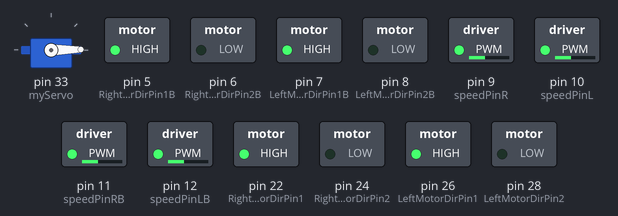
A sketch run on a simulated Arduino Mega 2560, built with avr-gcc and run on an emulated ATmega2560. Shown: servo, switched loads named in the sketch (green lamp = pin HIGH).

Above: at 6.05 s.
At 10.1 s:
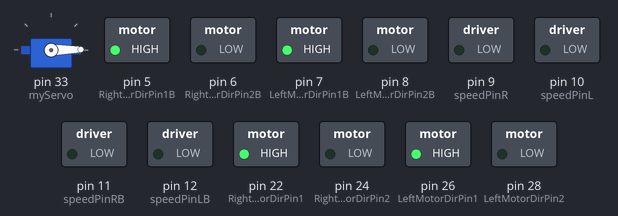
Timing chart, 0 to 10.7 s (numbered marks = the images above):
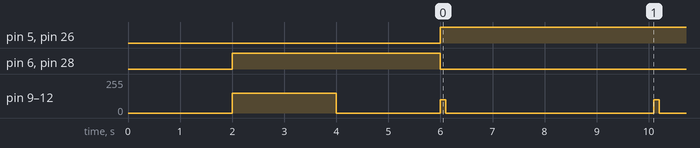

Measured:
- by itself, pin 5 (RightMotorDirPin1B), pin 26 (LeftMotorDirPin1): LOW → HIGH at 6.0 s
- by itself, pin 6 (RightMotorDirPin2B), pin 28 (LeftMotorDirPin2): HIGH → LOW at 6.0 s
- by itself, pin 9 (speedPinR), pin 10 (speedPinL), pin 11 (speedPinRB), pin 12 (speedPinLB): repeats every 4.1 s: 100/255 0.10 s, 0/255 4.0 s

The sketch:

SidewaysForwardPrint.ino.ino
```cpp
#include <Servo.h>
#define SPEED 100 //150
#define TURN_SPEED 60
#define speedPinR 9   //  Front Wheel PWM pin connect Right MODEL-X ENA
#define RightMotorDirPin1  22    //Front Right Motor direction pin 1 to Right MODEL-X IN1  (K1)
#define RightMotorDirPin2  24   //Front Right Motor direction pin 2 to Right MODEL-X IN2   (K1)
#define LeftMotorDirPin1  26    //Front Left Motor direction pin 1 to Right MODEL-X IN3 (K3)
#define LeftMotorDirPin2  28   //Front Left Motor direction pin 2 to Right MODEL-X IN4 (K3)
#define speedPinL 10   //  Front Wheel PWM pin connect Right MODEL-X ENB

#define speedPinRB 11   //  Rear Wheel PWM pin connect Left MODEL-X ENA
#define RightMotorDirPin1B  5    //Rear Right Motor direction pin 1 to Left  MODEL-X IN1 ( K1)
#define RightMotorDirPin2B 6    //Rear Right Motor direction pin 2 to Left  MODEL-X IN2 ( K1)
#define LeftMotorDirPin1B 7    //Rear Left Motor direction pin 1 to Left  MODEL-X IN3  (K3)
#define LeftMotorDirPin2B 8  //Rear Left Motor direction pin 2 to Left  MODEL-X IN4 (K3)
#define speedPinLB 12    //  Rear Wheel PWM pin connect Left MODEL-X ENB
Servo myServo; // Create Servo object to control the servo

/*motor control*/
void go_advance(int speed){
   RL_fwd(speed);
   RR_fwd(speed);
   FR_fwd(speed);
   FL_fwd(speed);
}
void go_back(int speed){
   RL_bck(speed);
   RR_bck(speed);
   FR_bck(speed);
   FL_bck(speed);
}
void right_shift(int speed_fl_fwd,int speed_rl_bck ,int speed_rr_fwd,int speed_fr_bck) {
  FL_fwd(speed_fl_fwd);
  RL_bck(speed_rl_bck);
  RR_fwd(speed_rr_fwd);
  FR_bck(speed_fr_bck);
}
void left_shift(int speed_fl_bck,int speed_rl_fwd ,int speed_rr_bck,int speed_fr_fwd){
   FL_bck(speed_fl_bck);
   RL_fwd(speed_rl_fwd);
   RR_bck(speed_rr_bck);
   FR_fwd(speed_fr_fwd);
}

void left_turn(int speed){
   RL_bck(0);
   RR_fwd(speed);
   FR_fwd(speed);
   FL_bck(0);
}
void right_turn(int speed){
   RL_fwd(speed);
   RR_bck(0);
   FR_bck(0);
   FL_fwd(speed);
}
void left_back(int speed){
   RL_fwd(0);
   RR_bck(speed);
   FR_bck(speed);
   FL_fwd(0);
}
void right_back(int speed){
   RL_bck(speed);
   RR_fwd(0);
   FR_fwd(0);
   FL_bck(speed);
}
void clockwise(int speed){
   RL_fwd(speed);
   RR_bck(speed);
   FR_bck(speed);
   FL_fwd(speed);
}
void countclockwise(int speed){
   RL_bck(speed);
   RR_fwd(speed);
   FR_fwd(speed);
   FL_bck(speed);
}


void FR_fwd(int speed)  //front-right wheel forward turn
{
  digitalWrite(RightMotorDirPin1,HIGH);
  digitalWrite(RightMotorDirPin2,LOW);
  analogWrite(speedPinR,speed);
}
void FR_bck(int speed) // front-right wheel backward turn
{
  digitalWrite(RightMotorDirPin1,LOW);
  digitalWrite(RightMotorDirPin2,HIGH);
  analogWrite(speedPinR,speed);
}
void FL_fwd(int speed) // front-left wheel forward turn
{
  digitalWrite(LeftMotorDirPin1,HIGH);
  digitalWrite(LeftMotorDirPin2,LOW);
  analogWrite(speedPinL,speed);
}
void FL_bck(int speed) // front-left wheel backward turn
{
  digitalWrite(LeftMotorDirPin1,LOW);
  digitalWrite(LeftMotorDirPin2,HIGH);
  analogWrite(speedPinL,speed);
}

void RR_fwd(int speed)  //rear-right wheel forward turn
{
  digitalWrite(RightMotorDirPin1B, HIGH);
  digitalWrite(RightMotorDirPin2B,LOW);
  analogWrite(speedPinRB,speed);
}
void RR_bck(int speed)  //rear-right wheel backward turn
{
  digitalWrite(RightMotorDirPin1B, LOW);
  digitalWrite(RightMotorDirPin2B,HIGH);
  analogWrite(speedPinRB,speed);
}
void RL_fwd(int speed)  //rear-left wheel forward turn
{
  digitalWrite(LeftMotorDirPin1B,HIGH);
  digitalWrite(LeftMotorDirPin2B,LOW);
  analogWrite(speedPinLB,speed);
}
void RL_bck(int speed)    //rear-left wheel backward turn
{
  digitalWrite(LeftMotorDirPin1B,LOW);
  digitalWrite(LeftMotorDirPin2B,HIGH);
  analogWrite(speedPinLB,speed);
}

void stop_Stop()    //Stop
{
  analogWrite(speedPinLB,0);
  analogWrite(speedPinRB,0);
  analogWrite(speedPinL,0);
  analogWrite(speedPinR,0);
}


//Pins initialize
void init_GPIO()
{
  pinMode(RightMotorDirPin1, OUTPUT);
  pinMode(RightMotorDirPin2, OUTPUT);
  pinMode(speedPinL, OUTPUT);

  pinMode(LeftMotorDirPin1, OUTPUT);
  pinMode(LeftMotorDirPin2, OUTPUT);
  pinMode(speedPinR, OUTPUT);
  pinMode(RightMotorDirPin1B, OUTPUT);
  pinMode(RightMotorDirPin2B, OUTPUT);
  pinMode(speedPinLB, OUTPUT);

  pinMode(LeftMotorDirPin1B, OUTPUT);
  pinMode(LeftMotorDirPin2B, OUTPUT);
  pinMode(speedPinRB, OUTPUT);

  stop_Stop();
}

void setup() {
  init_GPIO();
  myServo.attach(33); // Servo is connected to digital pin 9
  myServo.write(HIGH);
  // right_shift(SPEED*1.5, SPEED*1.5, SPEED*1.5, SPEED*1.5); // right shift
  // delay(1000);
  // stop_Stop();
  // delay(1500);
  delay(2000);
  left_shift(SPEED*1.5, SPEED*1.5, SPEED*1.5, SPEED*1.5); // left shift
  delay(2000);
  stop_Stop();
  delay(2000);

}

void loop(){
  go_advance(SPEED);
  delay(100);
  stop_Stop();
  delay(4000);
}
```
